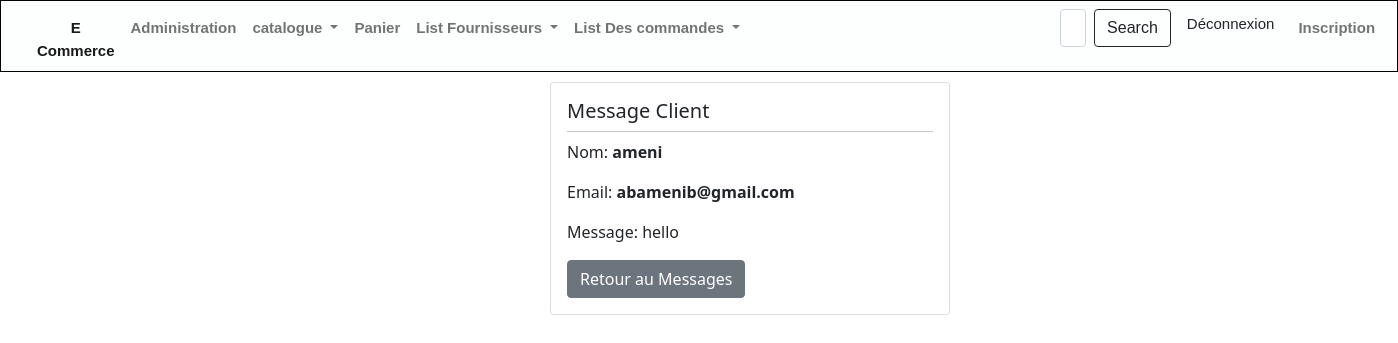
/magasin/Message/4/, run on the app's committed database.
### magasin/models.py (models this page shows, shortened)
class Message(models.Model):
    nom = models.CharField(max_length=100)
    email = models.EmailField(max_length=254)
    message = models.TextField()

### magasin/views.py (the view)
# urls.py: path('Message/<int:msg_id>/', views.detail_message, name='detail_message'),
def detail_message(request, msg_id):
    message = get_object_or_404(Message, id=msg_id)
    context = {'message': message}
    return render(request, 'messages/detail_msg.html', context)

### magasin/templates/messages/detail_msg.html (shortened to what this page needs)
{% extends 'magasin/base.html' %}
{% block content %}
  <div class="card" style="width: 400px;margin: 10px; margin-left: 550px;" >
   <div class="card-body">
       <h5 class="card-title">Message Client</h5>
       <hr class="dropdown-divider">
        <p class="card-text">Nom: <b>{{message.nom}}</b></p>
       <p class="card-text">Email: <b>{{message.email}}</b></p>
       <p class="card-text">Message: {{message.message}}</p>
       <a href="{% url 'TtMessage' %}" class="btn btn-secondary">Retour au Messages</a>
   </div>
</div>
{% endblock %}

### data on the page
Message: nom "ameni", email "abamenib@gmail.com", message "hello"
